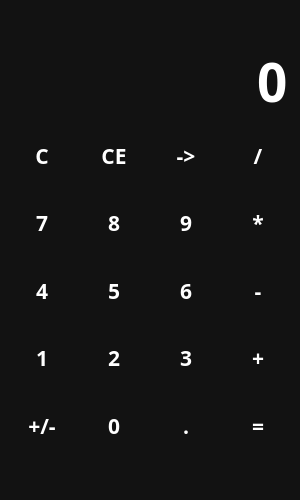
<?xml version="1.0" encoding="UTF-8"?>
<ui version="4.0">
 <class>MainWindow</class>
 <widget class="QMainWindow" name="MainWindow">
  <property name="geometry">
   <rect>
    <x>0</x>
    <y>0</y>
    <width>300</width>
    <height>500</height>
   </rect>
  </property>
  <property name="minimumSize">
   <size>
    <width>300</width>
    <height>500</height>
   </size>
  </property>
  <property name="windowTitle">
   <string>Calculator</string>
  </property>
  <property name="styleSheet">
   <string notr="true">QWidget {
	color: white;
	background-color: #121212;
	font-family: Rubik;
	font-size: 16pt;
	font-weight: 600;
}
QPushButton {
	background-color: transparent;
	border: none;
}
QPushButton:hover {
	background-color: #666;
}
QPushButton:pressed {
	background-color: #888;
}</string>
  </property>
  <widget class="QWidget" name="centralwidget">
   <layout class="QVBoxLayout" name="verticalLayout">
    <item>
     <widget class="QLabel" name="lbl_temp">
      <property name="sizePolicy">
       <sizepolicy hsizetype="Preferred" vsizetype="Maximum">
        <horstretch>0</horstretch>
        <verstretch>0</verstretch>
       </sizepolicy>
      </property>
      <property name="styleSheet">
       <string notr="true">color: #888;</string>
      </property>
      <property name="text">
       <string/>
      </property>
      <property name="alignment">
       <set>Qt::AlignRight|Qt::AlignTrailing|Qt::AlignVCenter</set>
      </property>
     </widget>
    </item>
    <item>
     <widget class="QLineEdit" name="le_entry">
      <property name="sizePolicy">
       <sizepolicy hsizetype="Expanding" vsizetype="Maximum">
        <horstretch>0</horstretch>
        <verstretch>0</verstretch>
       </sizepolicy>
      </property>
      <property name="styleSheet">
       <string notr="true">font-size: 40pt;
border: none;</string>
      </property>
      <property name="text">
       <string>0</string>
      </property>
      <property name="maxLength">
       <number>16</number>
      </property>
      <property name="alignment">
       <set>Qt::AlignRight|Qt::AlignTrailing|Qt::AlignVCenter</set>
      </property>
      <property name="readOnly">
       <bool>true</bool>
      </property>
     </widget>
    </item>
    <item>
     <layout class="QGridLayout" name="gridLayout">
      <item row="2" column="3">
       <widget class="QPushButton" name="btn_sub">
        <property name="sizePolicy">
         <sizepolicy hsizetype="Minimum" vsizetype="Expanding">
          <horstretch>0</horstretch>
          <verstretch>0</verstretch>
         </sizepolicy>
        </property>
        <property name="text">
         <string>-</string>
        </property>
        <property name="shortcut">
         <string>-</string>
        </property>
       </widget>
      </item>
      <item row="3" column="0">
       <widget class="QPushButton" name="btn_1">
        <property name="sizePolicy">
         <sizepolicy hsizetype="Minimum" vsizetype="Expanding">
          <horstretch>0</horstretch>
          <verstretch>0</verstretch>
         </sizepolicy>
        </property>
        <property name="text">
         <string>1</string>
        </property>
        <property name="shortcut">
         <string>1</string>
        </property>
       </widget>
      </item>
      <item row="0" column="3">
       <widget class="QPushButton" name="btn_div">
        <property name="sizePolicy">
         <sizepolicy hsizetype="Minimum" vsizetype="Expanding">
          <horstretch>0</horstretch>
          <verstretch>0</verstretch>
         </sizepolicy>
        </property>
        <property name="text">
         <string>/</string>
        </property>
        <property name="shortcut">
         <string>/</string>
        </property>
       </widget>
      </item>
      <item row="3" column="3">
       <widget class="QPushButton" name="btn_add">
        <property name="sizePolicy">
         <sizepolicy hsizetype="Minimum" vsizetype="Expanding">
          <horstretch>0</horstretch>
          <verstretch>0</verstretch>
         </sizepolicy>
        </property>
        <property name="text">
         <string>+</string>
        </property>
        <property name="shortcut">
         <string>+</string>
        </property>
       </widget>
      </item>
      <item row="3" column="1">
       <widget class="QPushButton" name="btn_2">
        <property name="sizePolicy">
         <sizepolicy hsizetype="Minimum" vsizetype="Expanding">
          <horstretch>0</horstretch>
          <verstretch>0</verstretch>
         </sizepolicy>
        </property>
        <property name="text">
         <string>2</string>
        </property>
        <property name="shortcut">
         <string>2</string>
        </property>
       </widget>
      </item>
      <item row="1" column="3">
       <widget class="QPushButton" name="btn_mul">
        <property name="sizePolicy">
         <sizepolicy hsizetype="Minimum" vsizetype="Expanding">
          <horstretch>0</horstretch>
          <verstretch>0</verstretch>
         </sizepolicy>
        </property>
        <property name="text">
         <string>*</string>
        </property>
        <property name="shortcut">
         <string>*</string>
        </property>
       </widget>
      </item>
      <item row="0" column="1">
       <widget class="QPushButton" name="btn_ce">
        <property name="sizePolicy">
         <sizepolicy hsizetype="Minimum" vsizetype="Expanding">
          <horstretch>0</horstretch>
          <verstretch>0</verstretch>
         </sizepolicy>
        </property>
        <property name="text">
         <string>CE</string>
        </property>
       </widget>
      </item>
      <item row="4" column="0">
       <widget class="QPushButton" name="btn_neg">
        <property name="sizePolicy">
         <sizepolicy hsizetype="Minimum" vsizetype="Expanding">
          <horstretch>0</horstretch>
          <verstretch>0</verstretch>
         </sizepolicy>
        </property>
        <property name="text">
         <string>+/-</string>
        </property>
       </widget>
      </item>
      <item row="1" column="0">
       <widget class="QPushButton" name="btn_7">
        <property name="sizePolicy">
         <sizepolicy hsizetype="Minimum" vsizetype="Expanding">
          <horstretch>0</horstretch>
          <verstretch>0</verstretch>
         </sizepolicy>
        </property>
        <property name="text">
         <string>7</string>
        </property>
        <property name="shortcut">
         <string>7</string>
        </property>
       </widget>
      </item>
      <item row="4" column="2">
       <widget class="QPushButton" name="btn_point">
        <property name="sizePolicy">
         <sizepolicy hsizetype="Minimum" vsizetype="Expanding">
          <horstretch>0</horstretch>
          <verstretch>0</verstretch>
         </sizepolicy>
        </property>
        <property name="text">
         <string>.</string>
        </property>
        <property name="shortcut">
         <string>.</string>
        </property>
       </widget>
      </item>
      <item row="2" column="0">
       <widget class="QPushButton" name="btn_4">
        <property name="sizePolicy">
         <sizepolicy hsizetype="Minimum" vsizetype="Expanding">
          <horstretch>0</horstretch>
          <verstretch>0</verstretch>
         </sizepolicy>
        </property>
        <property name="text">
         <string>4</string>
        </property>
        <property name="shortcut">
         <string>4</string>
        </property>
       </widget>
      </item>
      <item row="2" column="1">
       <widget class="QPushButton" name="btn_5">
        <property name="sizePolicy">
         <sizepolicy hsizetype="Minimum" vsizetype="Expanding">
          <horstretch>0</horstretch>
          <verstretch>0</verstretch>
         </sizepolicy>
        </property>
        <property name="text">
         <string>5</string>
        </property>
        <property name="shortcut">
         <string>5</string>
        </property>
       </widget>
      </item>
      <item row="2" column="2">
       <widget class="QPushButton" name="btn_6">
        <property name="sizePolicy">
         <sizepolicy hsizetype="Minimum" vsizetype="Expanding">
          <horstretch>0</horstretch>
          <verstretch>0</verstretch>
         </sizepolicy>
        </property>
        <property name="text">
         <string>6</string>
        </property>
        <property name="shortcut">
         <string>6</string>
        </property>
       </widget>
      </item>
      <item row="1" column="1">
       <widget class="QPushButton" name="btn_8">
        <property name="sizePolicy">
         <sizepolicy hsizetype="Minimum" vsizetype="Expanding">
          <horstretch>0</horstretch>
          <verstretch>0</verstretch>
         </sizepolicy>
        </property>
        <property name="text">
         <string>8</string>
        </property>
        <property name="shortcut">
         <string>8</string>
        </property>
       </widget>
      </item>
      <item row="0" column="2">
       <widget class="QPushButton" name="btn_backspace">
        <property name="sizePolicy">
         <sizepolicy hsizetype="Minimum" vsizetype="Expanding">
          <horstretch>0</horstretch>
          <verstretch>0</verstretch>
         </sizepolicy>
        </property>
        <property name="text">
         <string>-&gt;</string>
        </property>
        <property name="shortcut">
         <string>Backspace</string>
        </property>
       </widget>
      </item>
      <item row="0" column="0">
       <widget class="QPushButton" name="btn_clear">
        <property name="sizePolicy">
         <sizepolicy hsizetype="Minimum" vsizetype="Expanding">
          <horstretch>0</horstretch>
          <verstretch>0</verstretch>
         </sizepolicy>
        </property>
        <property name="cursor">
         <cursorShape>PointingHandCursor</cursorShape>
        </property>
        <property name="text">
         <string>C</string>
        </property>
       </widget>
      </item>
      <item row="4" column="3">
       <widget class="QPushButton" name="btn_calc">
        <property name="sizePolicy">
         <sizepolicy hsizetype="Minimum" vsizetype="Expanding">
          <horstretch>0</horstretch>
          <verstretch>0</verstretch>
         </sizepolicy>
        </property>
        <property name="text">
         <string>=</string>
        </property>
        <property name="shortcut">
         <string>=, Return</string>
        </property>
       </widget>
      </item>
      <item row="1" column="2">
       <widget class="QPushButton" name="btn_9">
        <property name="sizePolicy">
         <sizepolicy hsizetype="Minimum" vsizetype="Expanding">
          <horstretch>0</horstretch>
          <verstretch>0</verstretch>
         </sizepolicy>
        </property>
        <property name="text">
         <string>9</string>
        </property>
        <property name="shortcut">
         <string>9</string>
        </property>
       </widget>
      </item>
      <item row="3" column="2">
       <widget class="QPushButton" name="btn_3">
        <property name="sizePolicy">
         <sizepolicy hsizetype="Minimum" vsizetype="Expanding">
          <horstretch>0</horstretch>
          <verstretch>0</verstretch>
         </sizepolicy>
        </property>
        <property name="text">
         <string>3</string>
        </property>
        <property name="shortcut">
         <string>3</string>
        </property>
       </widget>
      </item>
      <item row="4" column="1">
       <widget class="QPushButton" name="btn_0">
        <property name="sizePolicy">
         <sizepolicy hsizetype="Minimum" vsizetype="Expanding">
          <horstretch>0</horstretch>
          <verstretch>0</verstretch>
         </sizepolicy>
        </property>
        <property name="text">
         <string>0</string>
        </property>
        <property name="shortcut">
         <string>0</string>
        </property>
       </widget>
      </item>
     </layout>
    </item>
   </layout>
  </widget>
  <widget class="QStatusBar" name="statusBar"/>
 </widget>
 <resources/>
 <connections/>
</ui>
